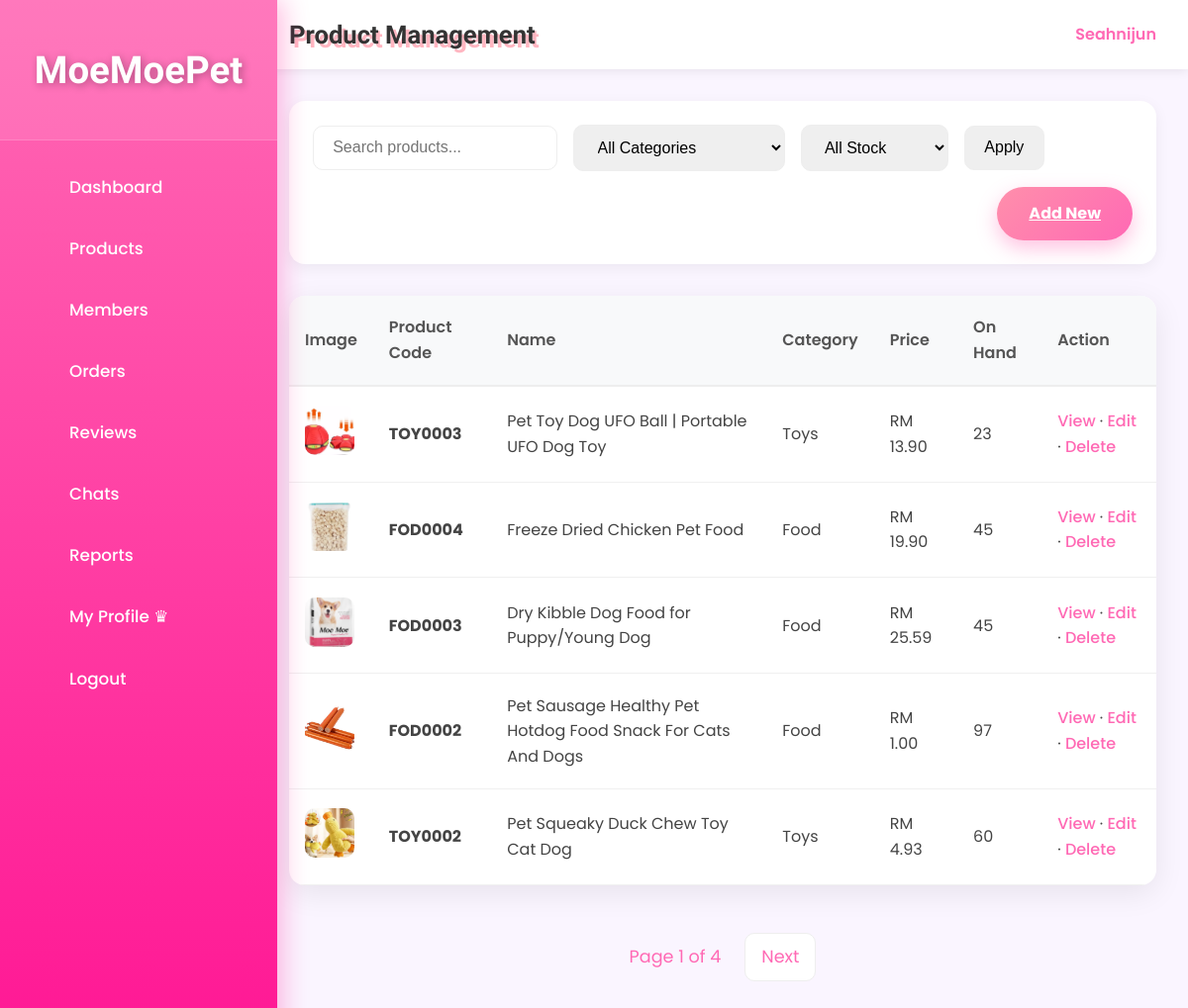
/admin/product_list.php (signed in), run on the app's committed database.
### tables this page shows
CREATE TABLE `product` (
  `product_id` int(11) NOT NULL,
  `product_code` varchar(20) NOT NULL,
  `product_name` varchar(200) NOT NULL,
  `description` text DEFAULT NULL,
  `price` decimal(10,2) NOT NULL,
  `stock_quantity` int(11) DEFAULT 0,
  `category_id` int(11) NOT NULL,
  `is_active` tinyint(1) DEFAULT 1,
  `created_at` datetime DEFAULT current_timestamp(),
  `updated_at` datetime DEFAULT current_timestamp() ON UPDATE current_timestamp(),
  `photo_name` varchar(255) NOT NULL,
  `average_rating` decimal(3,2) DEFAULT 0.00,
  `review_count` int(11) DEFAULT 0
);

CREATE TABLE `category` (
  `category_id` int(11) NOT NULL,
  `category_code` varchar(10) NOT NULL,
  `category_name` varchar(100) NOT NULL,
  `description` text DEFAULT NULL,
  `created_at` datetime DEFAULT current_timestamp()
);

### _base.php (called while the page is built, shortened)
<?php
function encode($value) {
    return htmlentities($value);
}
?>

### admin/product_list.php (the view, shortened to what this page needs)
<?php
require '../_base.php';
$page = max(1, (int)($_GET['page'] ?? 1));
$limit = (int)($_GET['limit'] ?? 5);
$offset = ($page - 1) * $limit;
$search = trim($_GET['search'] ?? '');
$category = $_GET['category'] ?? '';
$stock_status = $_GET['stock_status'] ?? 'all';
$where = "WHERE p.is_active = 1";
$params = [];
$count_stmt = $_db->prepare("SELECT COUNT(*) FROM product p $where");
$count_stmt->execute($params);
$total = $count_stmt->fetchColumn();
$total_pages = max(1, ceil($total / $limit));
$sql = "SELECT p.*, c.category_name, c.category_code
        FROM product p
        JOIN category c ON p.category_id = c.category_id
        $where
        ORDER BY p.created_at DESC
        LIMIT $limit OFFSET $offset";
$stmt = $_db->prepare($sql);
$stmt->execute($params);
$products = $stmt->fetchAll();
?>
<!DOCTYPE html>
<html lang="en">
<head>
    <link rel="stylesheet" href="/css/app.css">
</head>
<body>
<div class="admin-layout">
    <aside class="admin-sidebar">
        <div class="logo">
            <h2>MoeMoePet</h2>
        </div>
        <ul>
            <li><a href="/admin.php"><i class="fas fa-tachometer-alt"></i> Dashboard</a></li>
            <li><a href="/admin/product_list.php"><i class="fas fa-box"></i> Products</a></li>
            <li><a href="/admin/member_list.php"><i class="fas fa-users"></i> Members</a></li>
            <li><a href="/admin/order_list.php"><i class="fas fa-shopping-cart"></i> Orders</a></li>
            <li><a href="/admin/review_list.php"><i class="fas fa-star"></i> Reviews</a></li>
            <li><a href="/admin/chat_list.php"><i class="fas fa-comments"></i> Chats</a></li>
            <li><a href="/admin/report.php"><i class="fas fa-chart-bar"></i> Reports</a></li>
            <li><a href="/admin/profile.php"><i class="fas fa-user-cog"></i> My Profile ♛</a></li>
            <li><a href="/logout.php"><i class="fas fa-sign-out-alt"></i> Logout</a></li>
        </ul>
    </aside>
    <main class="admin-main">
        <header class="admin-header">
            <h1>Product Management</h1>
            <div class="admin-user">
                <span><?= encode($_SESSION['user']) ?></span>
            </div>
        </header>
        <div class="toolbar">
            <input type="text" name="search" placeholder="Search products..." value="<?= encode($search) ?>">
            <select name="category">
                <option value="">All Categories</option>
            </select>
            <select name="stock_status">
                <option value="all" <?= $stock_status === 'all' ? 'selected' : '' ?>>All Stock</option>
            </select>
            <button onclick="applyFilters()">Apply</button>
            <a href="product_add.php" class="btn-add">Add New</a>
        </div>
        <div class="table-card">
            <table>
                <thead>
                    <tr>
                        <th>Image</th>
                        <th>Product Code</th>
                        <th>Name</th>
                        <th>Category</th>
                        <th>Price</th>
                        <th>On Hand</th>
                        <th>Action</th>
                    </tr>
                </thead>
                <tbody>
                    <?php foreach ($products as $p): ?>
                    <tr>
                        <td>
                            <?php if ($p->photo_name): ?>
                                <img src="../admin/uploads/products/<?= encode($p->photo_name) ?>" class="photo_name" alt="photo_name" style="width:50px;height:50px;object-fit:cover;border-radius:10px;">
                            <?php else: ?>
                                <div style="width:50px;height:50px;background:#f0f0f0;border-radius:10px;"></div>
                            <?php endif; ?>
                        </td>
                        <td><strong><?= encode($p->product_code) ?></strong></td>
                        <td><?= encode($p->product_name) ?></td>
                        <td><?= encode($p->category_name) ?></td>
                        <td>RM <?= number_format($p->price, 2) ?></td>
                        <td class="<?= $p->stock_quantity == 0 ? 'out-stock' : ($p->stock_quantity <= 10 ? 'low-stock' : '') ?>">
                            <?= $p->stock_quantity ?>
                        <td class="action-links">
                            <a href="product_view.php?id=<?= $p->product_id ?>"
                            class="text-pink-500 hover:text-pink-700 hover:underline font-medium transition">
                            View
                        </a>
                        <span class="text-pink-300 mx-3">·</span>
                        <a href="product_edit.php?id=<?= $p->product_id ?>"
                            class="text-pink-500 hover:text-pink-700 hover:underline font-medium transition">
                            Edit
                        </a>
                        <span class="text-pink-300 mx-3">·</span>
                        <form method="post" action="product_delete.php" style="display:inline;"
                            onsubmit="return confirm('Are you sure you want to delete it completely?「<?= encode($p->product_name) ?>」？\n\nThis operation cannot be undone!');">
                            <button type="submit" class="delete-link">
                                Delete
                            </button>
                        </form>
                        </td>
                    </tr>
                    <?php endforeach; ?>
                </tbody>
            </table>
        </div>
        <div class="pagination">
            <span>Page <?= $page ?> of <?= $total_pages ?></span>
            <?php if ($page < $total_pages): ?>
                <a href="?page=<?= $page+1 ?>&limit=<?= $limit ?>&search=<?= urlencode($search) ?>&category=<?= $category ?>&stock_status=<?= $stock_status ?>">Next</a>
            <?php endif; ?>
        </div>
    </main>
</div>
</body>
</html>

### data on the page
product: photo_name (picture), product_code "TOY0003", product_name "Pet Toy Dog UFO Ball | Portable UFO Dog Toy", category.category_name "Toys", price "13.90", stock_quantity "23"
product: photo_name (picture), product_code "FOD0004", product_name "Freeze Dried Chicken Pet Food", category.category_name "Food", price "19.90", stock_quantity "45"
product: photo_name (picture), product_code "FOD0003", product_name "Dry Kibble Dog Food for Puppy/Young Dog", category.category_name "Food", price "25.59", stock_quantity "45"
product: photo_name (picture), product_code "FOD0002", product_name "Pet Sausage Healthy Pet Hotdog Food Snack For Cats And Dogs", category.category_name "Food", price "1.00", stock_quantity "97"
product: photo_name (picture), product_code "TOY0002", product_name "Pet Squeaky Duck Chew Toy Cat Dog", category.category_name "Toys", price "4.93", stock_quantity "60"

### other printed values
encode($_SESSION['user']) "Seahnijun"
$page "1"
$total_pages "4"
